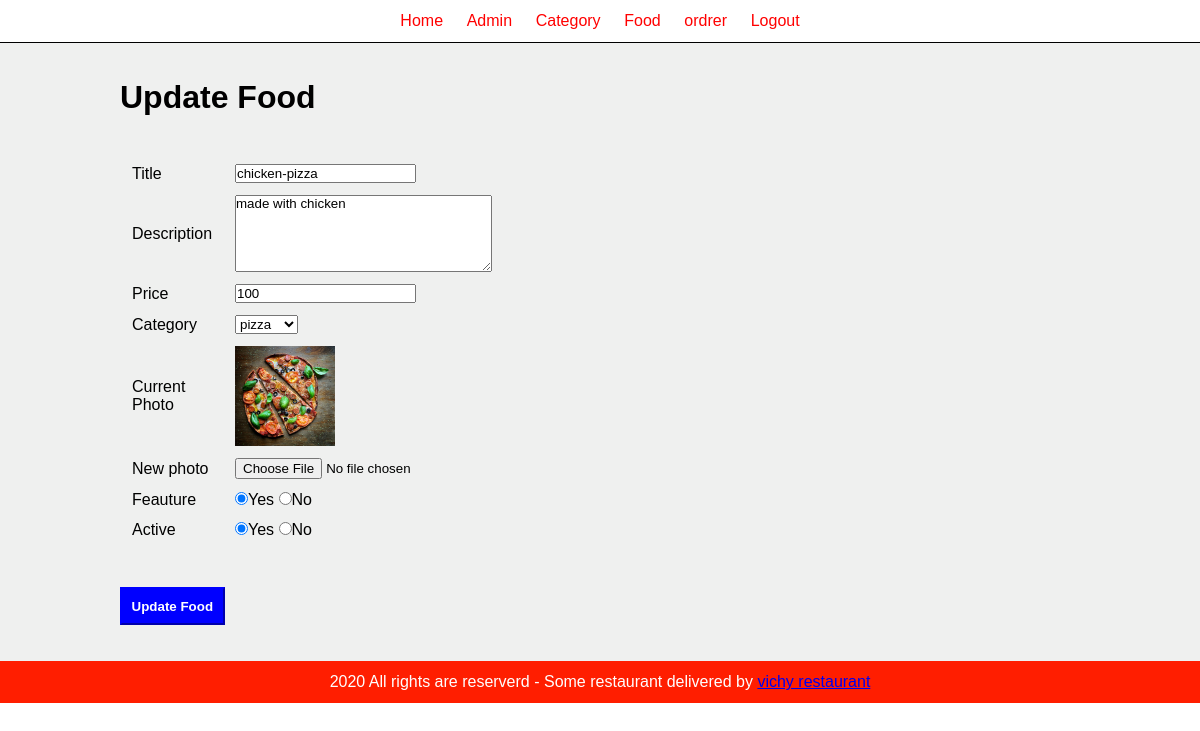
The page /food-order/admin/update.food.php?id=102&image_name=Food_category_800.jpg on the database its author committed.
### tables this page shows
CREATE TABLE `tbl_food` (
  `id` int(10) UNSIGNED NOT NULL,
  `title` varchar(100) NOT NULL,
  `describee` varchar(100) DEFAULT NULL,
  `price` decimal(10,0) NOT NULL,
  `image_name` varchar(255) NOT NULL,
  `category_id` decimal(10,0) DEFAULT NULL,
  `feature` varchar(10) NOT NULL,
  `active` varchar(10) NOT NULL
);

CREATE TABLE `tbl_category` (
  `id` int(10) UNSIGNED NOT NULL,
  `title` varchar(100) NOT NULL,
  `image_name` varchar(255) NOT NULL,
  `feauture` varchar(10) NOT NULL,
  `active` varchar(10) NOT NULL
);

### food-order/admin/update.food.php (the view, shortened to what this page needs)
<?php include("partials/menu.php") ?>
<?php include("config/constrain.php") ?>
<?php
if (isset($_GET['id']) && isset($_GET['image_name'])) {
    $id = $_GET['id'];
    $image_name = $_GET['image_name'];
    $sql = "SELECT * FROM tbl_food WHERE id=$id";
    $res = mysqli_query($dbc, $sql);
    if ($res) {
        $count = mysqli_num_rows($res);
        if ($count>0) {
            $rows = mysqli_fetch_assoc($res);
            $title = $rows['title'];
            $describee=$rows['describee'];
            $active = $rows['active'];
            $price = $rows['price'];
            $category_id=$rows['category_id'];
            $feature  = $rows['feature'];
        }
} else {
    $_SESSION['error'] = "<div class=fail >you should enter id and image_name[fail]</div>";
    header("location:manage.food.php");
}
?>
<div class="category">
    <div class="wrapper">
        <h1>Update Food</h1>
        <br><br>
        <form action="" method="post" enctype="multipart/form-data">
            <table style="width: 40% ;" class="form-update" class="table-addadmin">
                <tr>
                    <td>Title</td>
                    <td><input type="text" name="title" id="" value="<?php echo $title ?>"></td>
                    <tr>
                    <td>Description</td>
                    <td>
                        <textarea name="describee" id="" cols="30" rows="5" ><?php echo $describee?></textarea>
                    </td>
                </tr>
                <tr>
                    <td>Price</td>
                    <td> <input type="number" name="price" placeholder="" value="<?php echo $price ?>"> </td>
                </tr>
                </tr>
                <tr>
                    <td>Category</td>
                    <td>
                        <select name="category" id="" autofocus>
                            <?php
                             $sql2 = "SELECT * FROM tbl_category WHERE active='Yes'";
                             $res = mysqli_query($dbc, $sql2);
                             $count = mysqli_num_rows($res);
                             if($res){
                                if($count>0){
                                    while ($rows = mysqli_fetch_assoc($res)) {
                                        $id_category=$rows['id'];
                                        $title_category=$rows['title'];
                                        ?>
                                        <option <?php if($id_category==$category_id) echo "selected"?> value="<?php echo $id_category ?>" ><?php echo $title_category ?></option>
                                        <?php
                                    }
                                }
                                else{
                                    ?>
                                     <option value="0"> <div class='fail'>No category</div></option>
                                    <?php
                                }
                            }
                            ?>
                        </select>
                    </td>
                </tr>
                <tr>
                    <td>Current Photo</td>
                    <?php
                    if ($image_name == "") {
                        echo "<td ><div class='fail'>Image not added</div></td>";
                    } else { ?>
                        <td> <img src='../images/<?php echo $image_name ?>' alt='' srcset=''></td>
                        <?php }?>
                </tr>
                <tr>
                    <td>New photo</td>
                    <td><input type="file" name="image" value="select-photo"></td>
                </tr>
                <tr>
                    <td>Feauture</td>
                    <td>
                        <input type="radio" name="feature" value="Yes" <?php if ($feature  == "Yes") echo "checked" ?>>Yes
                        <input type="radio" name="feature" value="No" <?php if ($feature  == "No") echo "checked" ?>>No
                    </td>
                </tr>
                <tr>
                    <td><label for="">Active</label></td>
                    <td>
                        <input type="radio" name="active" value="Yes" <?php if ($active == "Yes") echo "checked" ?>>Yes
                        <input type="radio" name="active" value="No" <?php if ($active == "No") echo "checked" ?>>No
                    </td>
                </tr>
            </table>
            <br><br>
            <button class="btn-1" name="sumbit">Update Food</button>
        </form>
    </div>
</div>
<?php include("partials/footer.php") ?>
<?php
if (isset($_POST['sumbit'])) {
    $title = $_POST['title'];
    $active = $_POST['active'];
    $feauture = $_POST['feature'];
    $category_id=$_POST['category'];
    $new_image_name = $_FILES['image']['name'];
    $price=$_POST['price'];
    $describee=$_POST['describee'];
    if ($new_image_name != "") {
        $exe = end(explode('.', $new_image_name));
        $new_image_name = "Food_category_" . rand(000, 999) . "." . $exe;
        $image_source = ($_FILES['image']['tmp_name']);
        $img_dest = ("../images/" . $new_image_name);
        $upload = move_uploaded_file($image_source, $img_dest);
        if (!$upload) {
            $_SESSION["not-add-photo-update"] = "<div class='fail'>failed to upload photo to update food,please try again</div>";
            header("location:manage.food.php");
            die();
        }
        $path = "../images/" . $image_name;
        unlink($path);
    }else{
        $new_image_name = $image_name;
    }
    $sql2 = "UPDATE tbl_food SET
         title='$title',
              active='$active',
            feature ='$feauture',
             image_name='$new_image_name',
             describee='$describee',
             price='$price',
             category_id='$category_id'
             WHERE id=$id
              ";
    $res = mysqli_query($dbc, $sql2);
    echo $res;
    if ($res) {
            $_SESSION['update-food'] = "<div class='sucess'>Food updated sucessfully</div>";
            header("location:manage.food.php");
        }
else {
    $_SESSION['update-food'] = "<div class='fail'>Food not updated</div>";
    header("location:manage.food.php");
}
}}

### food-order/css/admin.css (style rules this page uses)
* { margin: 0 0; padding: 0 0; font-family: Arial, Helvetica, sans-serif; }
.wrapper { border: 0px solid black; padding: 1%; width: 80%; margin: 0 auto; }
.category { background-color: rgba(192, 197, 192, 0.253); padding: 2% 0%; }
.btn-1 { background-color: blue; padding: 1%; text-decoration: none; color: white; font-weight: bold; border-color: blue; }
table tr td { padding: 1%; text-align: center; }
img { width: 100px; height: 100px; }
.form-update,.form-update td { padding: 5px; text-align: left; }

### rows shown on the page
tbl_food: title "chicken-pizza", describee "made with chicken", price "100", category "pizza", feature "☑", active "☑"
